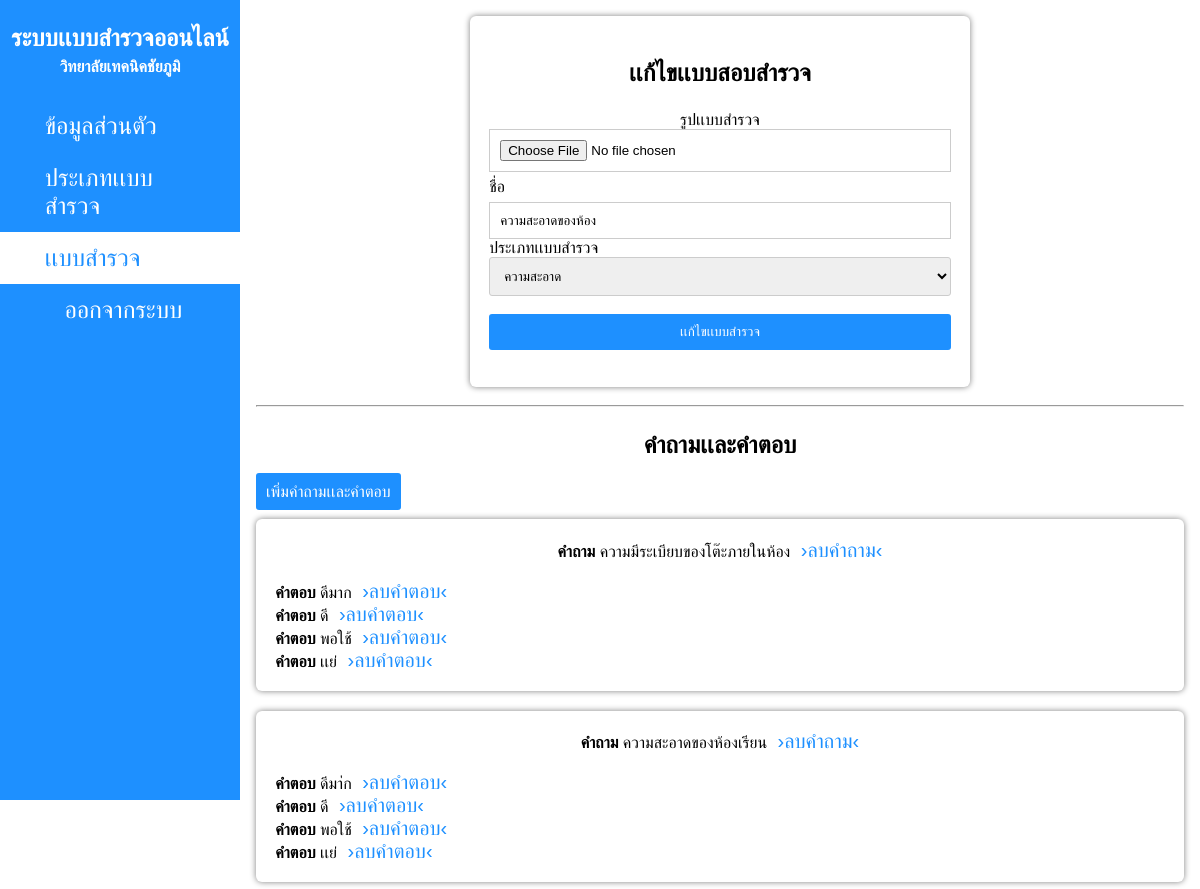
Page /admin/poll_edit.php?id=9 (signed in) on the committed database.
### tables this page shows
CREATE TABLE `poll` (
  `poll_id` int(11) NOT NULL,
  `poll_name` varchar(100) NOT NULL,
  `timeadd` timestamp NOT NULL DEFAULT current_timestamp() ON UPDATE current_timestamp(),
  `img` varchar(100) NOT NULL,
  `type_id` int(11) NOT NULL,
  `age` varchar(11) NOT NULL,
  `sex` varchar(100) NOT NULL,
  `education` varchar(100) NOT NULL,
  `pro` varchar(100) NOT NULL,
  `orher` varchar(100) NOT NULL
);

CREATE TABLE `type` (
  `type_id` int(11) NOT NULL,
  `type_name` varchar(100) NOT NULL
);

CREATE TABLE `ask` (
  `ask_id` int(11) NOT NULL,
  `ask_name` varchar(100) NOT NULL,
  `poll_id` int(11) NOT NULL
);

CREATE TABLE `ans` (
  `ans_id` int(11) NOT NULL,
  `ans_text` varchar(100) NOT NULL,
  `ask_id` int(11) NOT NULL,
  `poll_id` int(11) NOT NULL
);

### config/database.php (called while the page is built, shortened)
<?php
class Database{
    public $host = "localhost";
    public $username = "root";
    public $password = "";
    public $dbname = "p_poll";
    public $db;
    public function dbconect(){
        $this->db = new mysqli($this->host, $this->username, $this->password, $this->dbname);
        $this->db->set_charset("utf8mb4");
    }
    public function select($table){
        $sql ="SELECT * FROM " . $table . " ";
        $result = $this->db->query($sql);
        $list = array();
        while($data = $result->fetch_assoc()){
            $list[] = $data;
        }
        return $list;
    }
    public function selectwhere($table, $where){
        $condition = "";
         foreach($where as $key => $value){
            $condition .= $key . " = '" . $value . "' AND ";
         }
         $condition = substr($condition, 0, -5);
         $sql = "SELECT * FROM " . $table . " WHERE " . $condition . " ";
         $result = $this->db->query($sql);
         $list = array();
         while($data = $result->fetch_assoc()){
            $list[] = $data;
         }
         return $list;
    }
}
?>

### config/load.php (called while the page is built, shortened)
<?php
require_once 'database.php';
$db = new Database();
?>

### admin/poll_edit.php (the view, shortened to what this page needs)
<?php
require_once 'header.php';
$where_edit = array(
    'poll_id' =>  $_SESSION['id']
);
$log_edit = $db->selectwhere('poll', $where_edit);
foreach($log_edit as $row);
$log_ask = $db->selectwhere('ask', $where_edit);
$where_e = array(
    'type_id' => $row['type_id']
);
$log_e = $db->selectwhere('type', $where_e);
foreach($log_e as $row_e);
$log2 = $db->select('type');
?>
<body>
<div class="d-fixed jcc">
        <div class="box-fixed boxset-form">
            <div class="form-style">
    <h2>เเก้ไขเเบบสอบสำรวจ</h2>
    <form  method="post" enctype="multipart/form-data">
        <center>
            <label for="img">รูปเเบบสำรวจ</label>
            <input type="file" name="img"  >
        </center>
    <p>ชื่อ</p>
    <input type="text" name="poll_name" placeholder="ชื่อ" required value="<?php echo $row['poll_name'] ?>">
    <br>
    <label for="type">ประเภทเเบบสำรวจ</label>
    <select name="type">
<option value="<?php echo $row_e['type_id'] ?>"><?php echo $row_e['type_name'] ?></option>
    </select>
        <br><br>
        <button type="submit">
        เเก้ไขเเบบสำรวจ
        </button>
        <br>
    </form>
    </div>
        </div>
    </div>
<br>
    <hr>
<h2>คำถามเเละคำตอบ</h2>
<a class="a-out" href="ask_add.php?id=<?php echo $_SESSION['id'] ?>">เพิ่มคำถามเเละคำตอบ</a>
<br>
<br>
<div class="d-fixed">
<?php
foreach($log_ask as $row_ask){
    $where_ans = array(
        'ask_id' => $row_ask['ask_id']
    );
    $log_ans = $db->selectwhere('ans', $where_ans);
?>
<div class="box-fixed" style="width:100%;">
    <div class="form-report">
<center>
<p><b>คำถาม </b><?php echo $row_ask['ask_name'] ?> <a href="?del_ask=<?php echo $row_ask['ask_id'] ?>">›ลบคำถาม‹</a></p>
<br>
</center>
<?php foreach($log_ans as $row_ans){ ?>
<p><b>คำตอบ </b><?php echo $row_ans['ans_text'] ?> <a href="?del_ans=<?php echo $row_ans['ans_id'] ?>">›ลบคำตอบ‹</a></p>
<?php } ?>
</div>
<?php echo "</div>"; } ?>
</div>
</body>
</html>

### config/style.css (style rules this page uses)
* { margin: 0; padding: 0; box-sizing: border-box; font-family: Arial,sans-serif; }
.d-fixed { display: flex; gap:20px; flex-wrap: wrap; }
.box-fixed { box-shadow: 0px 0px 6px 0px gray; padding: 1.2rem; border-radius: 6px; }
.boxset-form { width: 500px; }
.form-style h2 { text-align: center; margin-top: 24px; margin-bottom: 24px; }
.form-style p { margin-top: 6px; margin-bottom: 6px; }
.form-style input { width: 100%; padding: 10px; border: 1px solid #ccc; outline:none; }
.form-style button { display: block; width: 100%; padding: 10px; border-radius: 3px; border: none; background-color: dodgerblue; color:white; cursor: pointer; }
.form-style select { width: 100%; padding: 10px; border-radius: 3px; border: 1px solid #ccc; cursor: pointer; outline: none; }
h2,h1 { text-align: center; margin-top: 24px; margin-bottom: 24px; }
.a-out { padding: 10px; border-radius: 3px; border: none; background-color: dodgerblue; color:white; cursor: pointer; text-decoration: none; }
.jcc { justify-content: center; }
.form-report a { text-decoration: none; color:dodgerblue; font-size: 20px; margin-left: 6px; }

### rows in the picture
poll: poll_name "ความสะอาดของห้อง"
type: type "ความสะอาด"
ask: ask_name "ความมีระเบียบของโต๊ะภายในห้อง"
ans: ans_text "ดีมาก"
ans: ans_text "ดี"
ans: ans_text "พอใช้"
ans: ans_text "เเย่"
ask: ask_name "ความสะอาดของห้องเรียน"
ans: ans_text "ดีมา่ก"
ans: ans_text "ดี"
ans: ans_text "พอใช้"
ans: ans_text "เเย่"
